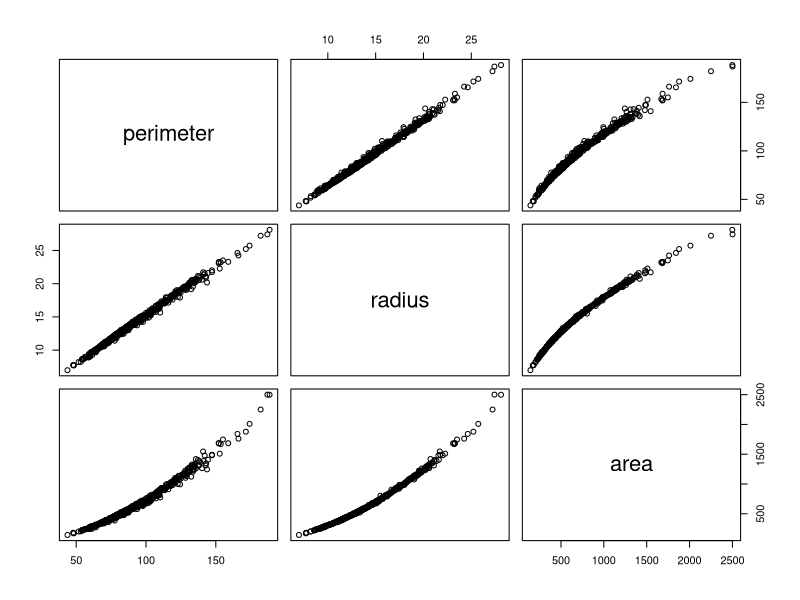
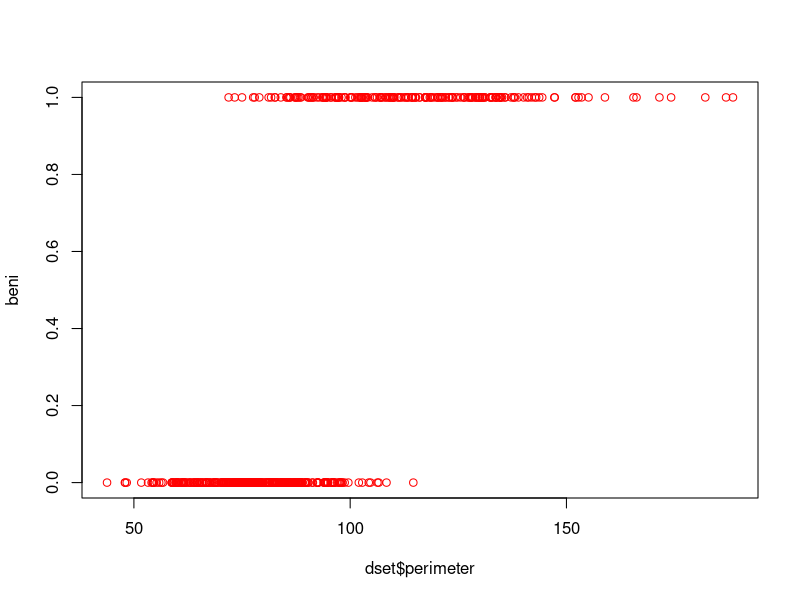
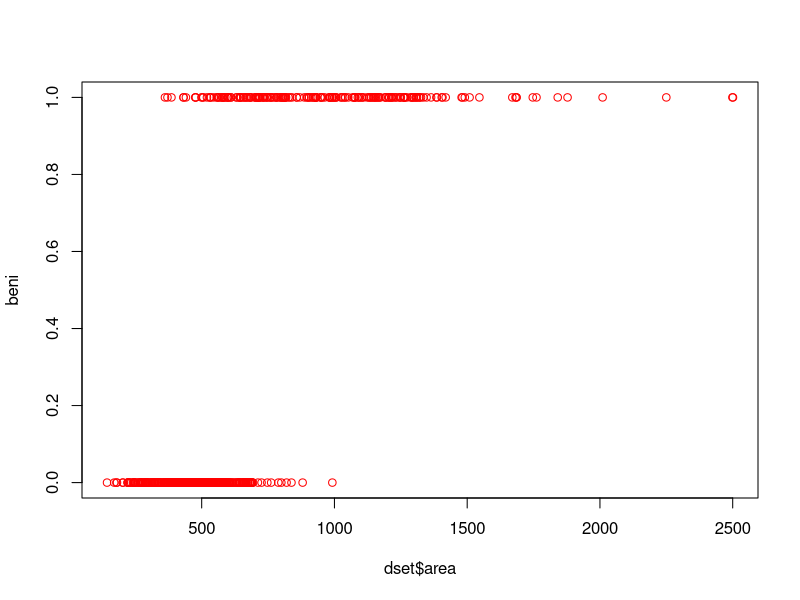
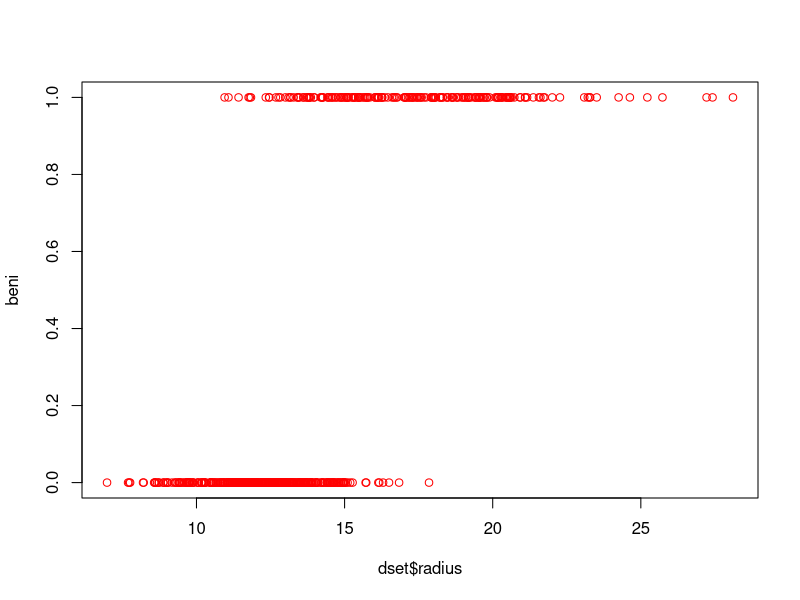
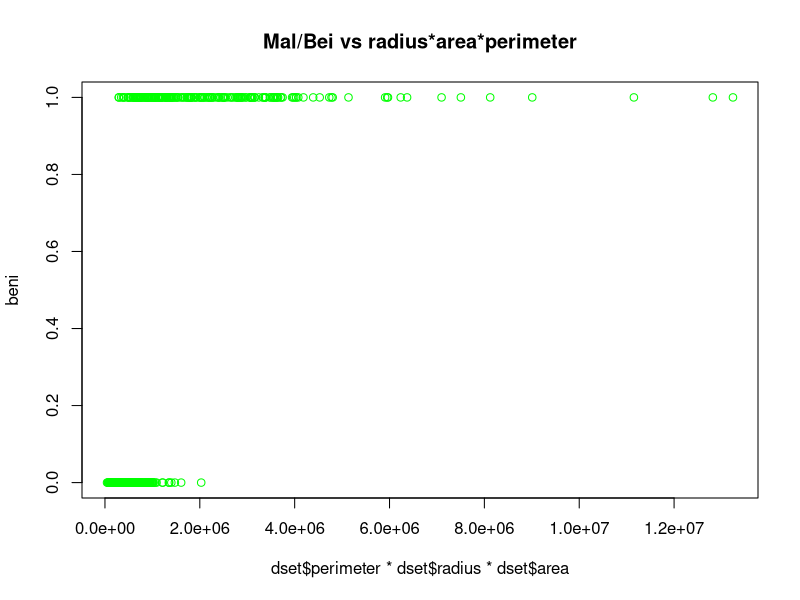
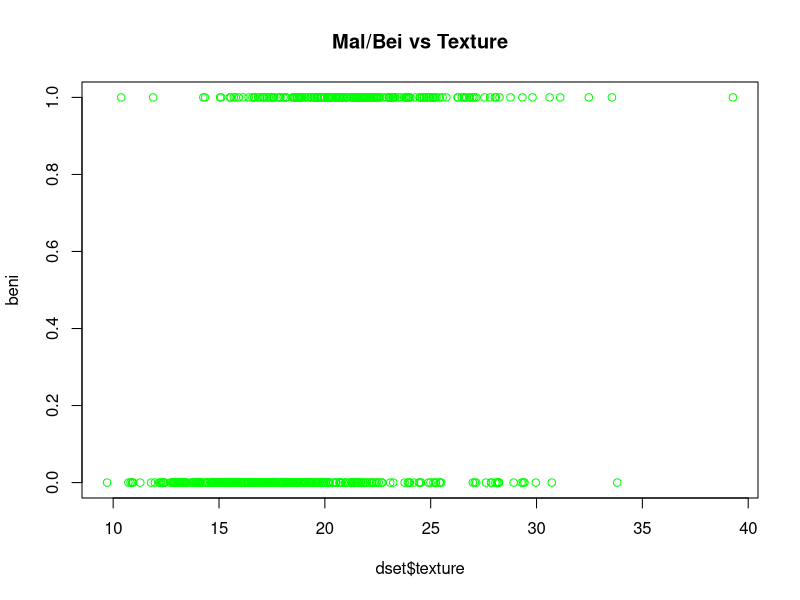
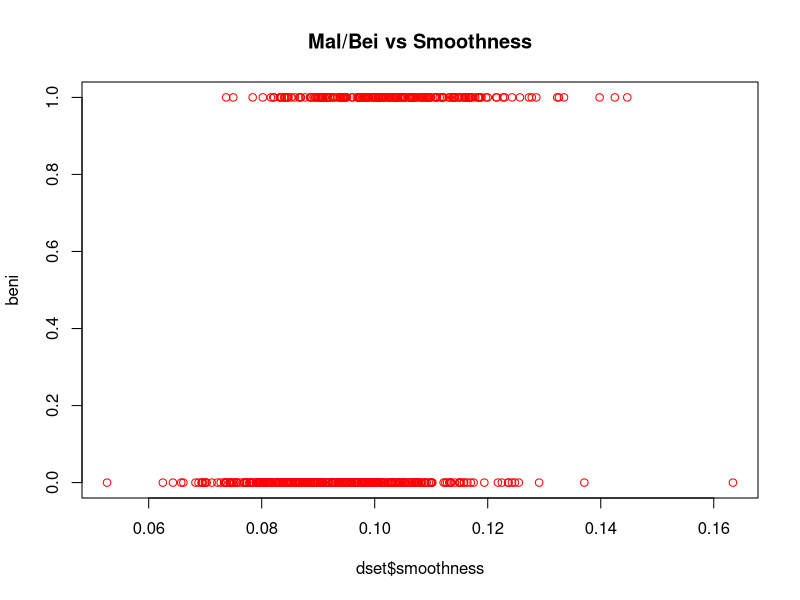
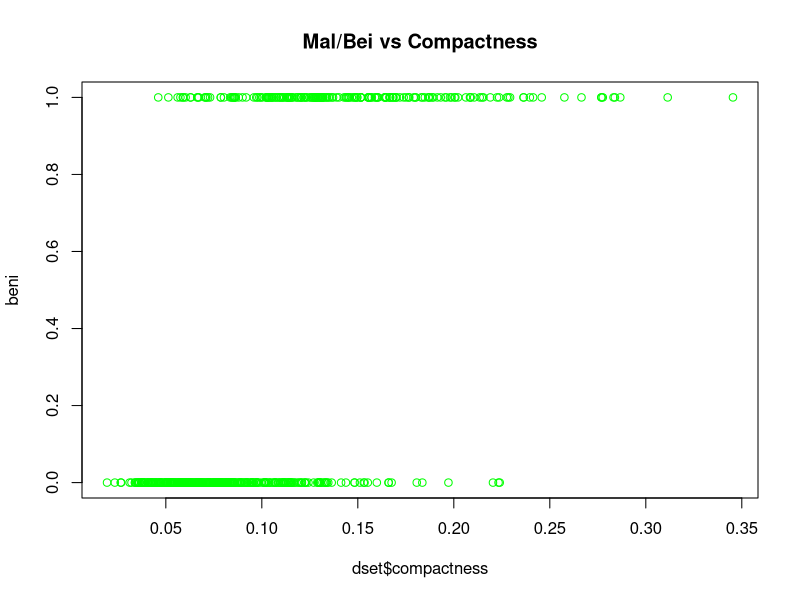

Reproduce these figures in R, in order.
#------------------------------------------------------
# Importing data

dset <- read.csv("wbcd0.csv", header = TRUE, sep="\t"); View(dset)
head(dset)

#------------------------------------------------------
# Part 1 
# Summary for each variable 
summary(dset)


#------------------------------------------------------
# Part 2 
# Correlation between radius, area and perimeter
pairs(dset[c("perimeter","radius","area")])
cor(dset$perimeter, dset$radius)
cor(dset$area, dset$radius)
cor(dset$perimeter, dset$area)

#------------------------------------------------------
# Part 3
beni <- ifelse(dset$diagnosis == "B",0,1); 
plot(dset$perimeter,beni, col = "red")
modelperi <- glm(beni ~ dset$perimeter, data = dset, family=binomial); summary(modelperi)

plot(dset$area,beni, col = "red")
modelarea <- glm(beni ~ dset$area, data = dset, family=binomial); summary(modelarea)

plot(dset$radius,beni, col = "red")
modelradius <- glm(beni ~ dset$radius, data = dset, family=binomial); summary(modelradius)

plot(dset$perimeter*dset$radius*dset$area,beni, col = "green",main = "Mal/Bei vs radius*area*perimeter")
dset$geo <- dset$perimeter*dset$radius*dset$area
modelgeo <- glm(beni ~ dset$geo, data = dset, family=binomial); summary(modelgeo)

plot(dset$texture,beni, col = "green",main = "Mal/Bei vs Texture")
modeltexture <- glm(beni ~ dset$texture, data = dset, family=binomial); summary(modeltexture)

plot(dset$smoothness,beni, col = "red",main = "Mal/Bei vs Smoothness")
modelsmoothness <- glm(beni ~ dset$smoothness, data = dset, family=binomial); summary(modelsmoothness)

plot(dset$compactness,beni, col = "green",main = "Mal/Bei vs Compactness")
modelcompactness <- glm(beni ~ dset$compactness, data = dset, family=binomial); summary(modelcompactness)

plot(dset$concavity,beni, col = "green",main = "Mal/Bei vs Concavity")
modelconcavity <- glm(beni ~ dset$concavity, data = dset, family=binomial); summary(modelconcavity)

plot(dset$points,beni, col = "green",main = "Mal/Bei vs Points")
modelpoints <- glm(beni ~ dset$points, data = dset, family=binomial); summary(modelpoints)

plot(dset$symmetry,beni, col = "red",main = "Mal/Bei vs Symmetry")
modelsymmetry <- glm(beni ~ dset$symmetry, data = dset, family=binomial); summary(modelsymmetry)

plot(dset$dimension,beni, col = "red",main = "Mal/Bei vs Dimension")   
modeldimension <- glm(beni ~ dset$dimension, data = dset, family=binomial); summary(modeldimension)


#------------------------------------------------------
# Part 4

area <- dset$area
perimeter <- dset$perimeter
radius <- dset$perimeter

geo <- dset$geo
texture <- dset$texture
smoothness <- dset$smoothness
compactness <- dset$compactness
concavity <- dset$concavity
points <- dset$points
symmetry <- dset$symmetry
dimensions <- dset$dimension

maindset <- data.frame(beni, area, perimeter, radius, geo, texture, smoothness, compactness, concavity, points, symmetry, dimensions)
#train_sample<-sample(1,469)
cred_train<-maindset[1:469, ]; tail(cred_train)
cred_test<- maindset[470:569, ]; head(cred_test)

model1 <- glm(beni ~ geo + texture + smoothness + compactness + concavity + points + symmetry + dimensions, data = cred_train, family=binomial); summary(model1)
anova(model1, test = "Chisq")

model2 <- glm(beni ~ geo + texture + compactness + points , data = cred_train, family=binomial); summary(model2)
anova(model2, test = "Chisq")


library(gmodels)
credpreds1 <- predict(model2, newdata = cred_test, type = "response")
pre <- ifelse(credpreds1>.4,1,0); 
CrossTable(beni[470:569], pre[1:100])
print("accuracy is 94%" )
